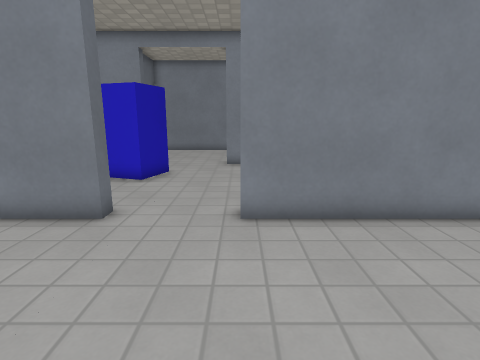
View 1 (above)

21 first-person views from a walk through a Godot game level. The camera is 1.2 m above the floor, tilts 12° down and sees 80° across. The floor is counted in squares, 0.5 m on a side. Each view is taken from the middle of a square. On the plan, view 1 faces up. The plan holds only what a view shows up to about 18 squares ahead; the rest is blank. The place goes on beyond the plan. Surface patterns are stand-ins for the level's own textures.

View 2
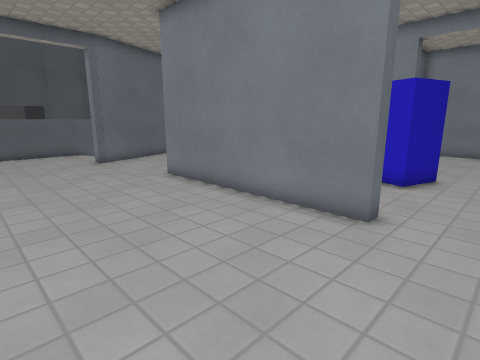

View 3
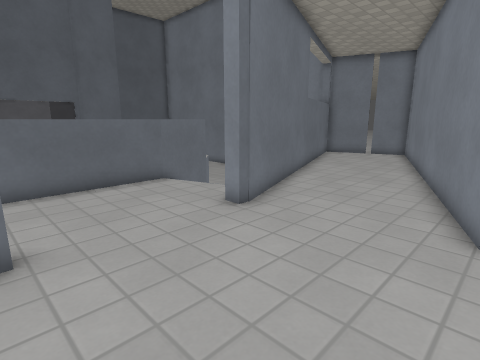

View 4
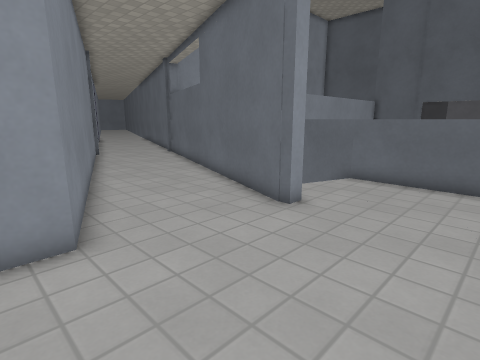

View 5
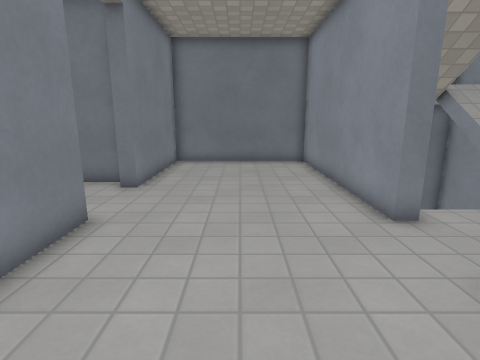

View 6
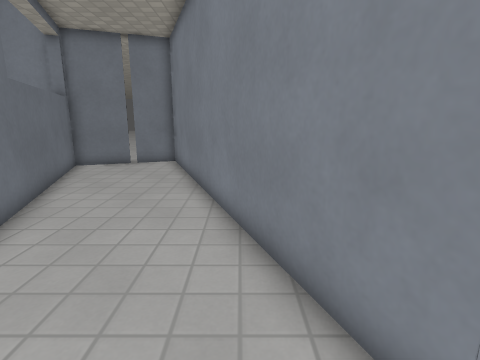

View 7
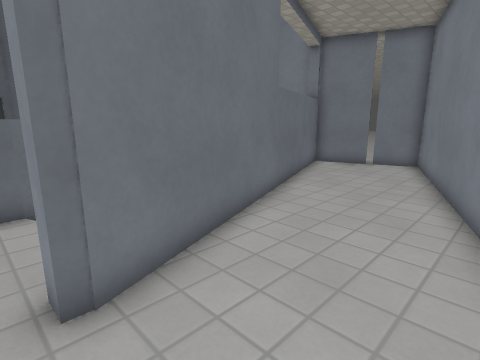

View 8
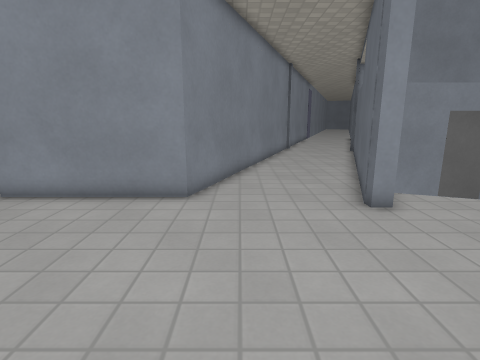

View 9
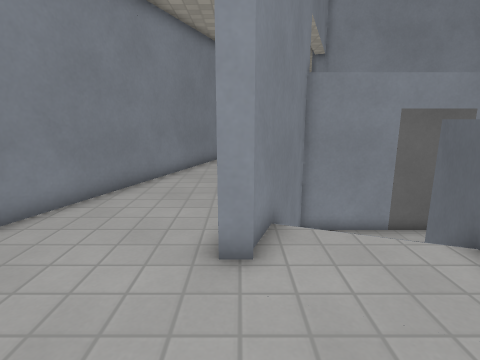

View 10
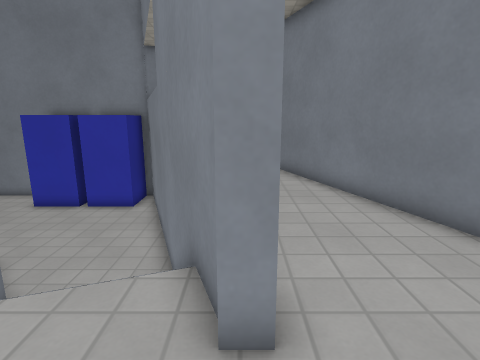

View 11
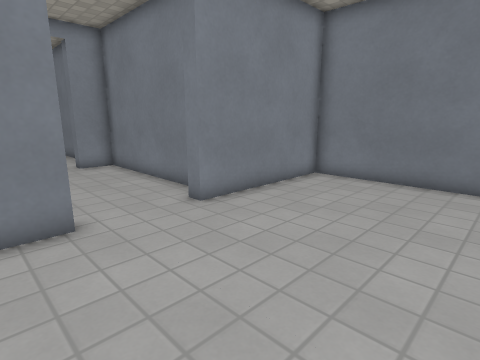

View 12
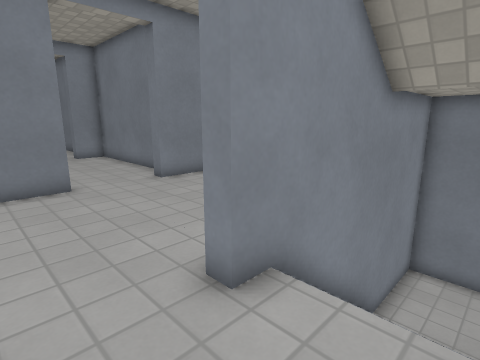

View 13
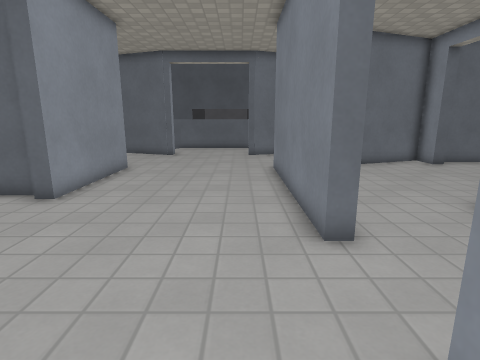

View 14
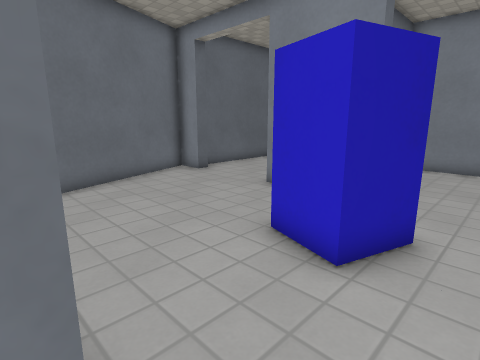

View 15
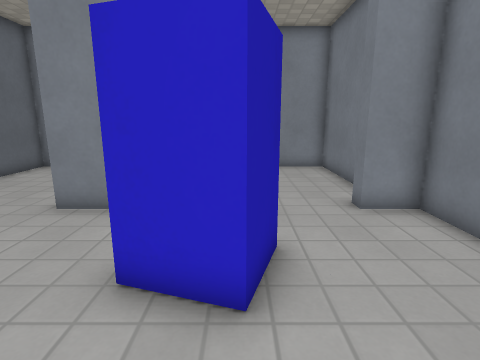

View 16
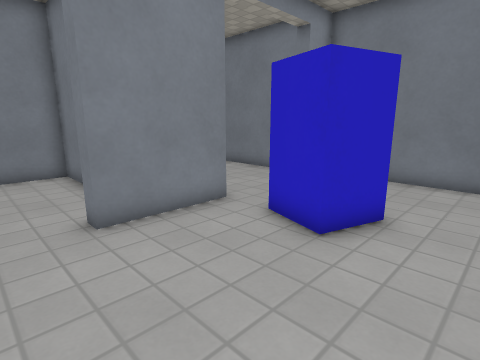

View 17
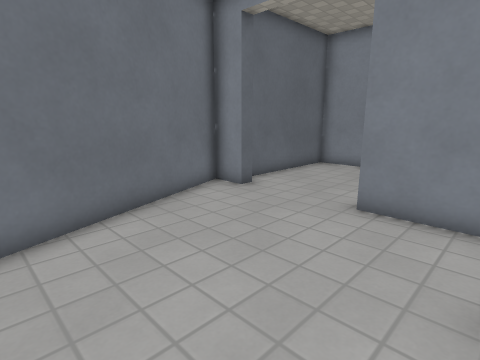

View 18
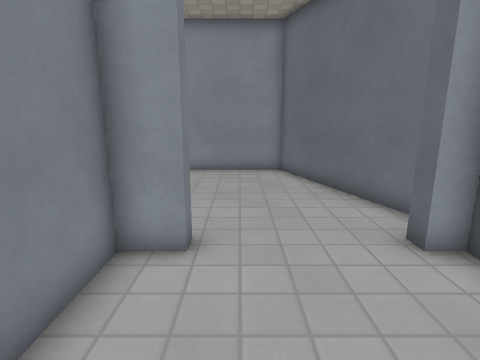

View 19
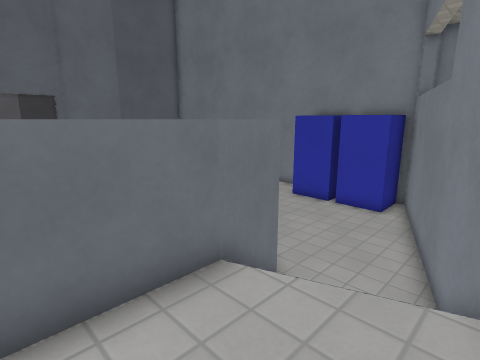

View 20
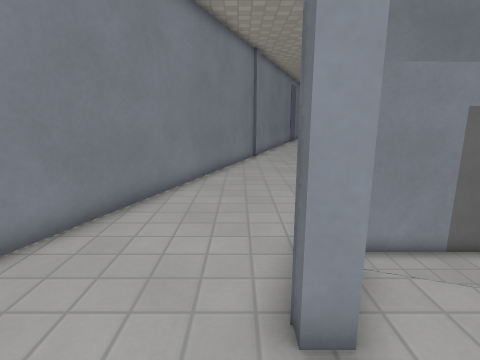

View 21
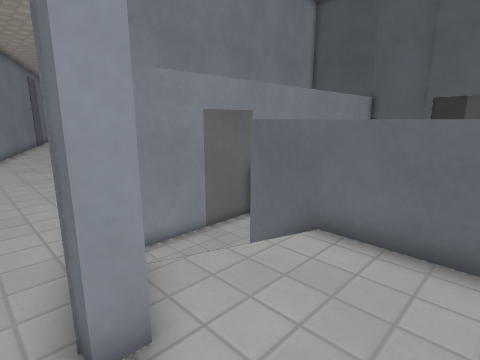

### Floor plan
Key: @ floor where view 1 was taken; # wall or solid block; x gap in a wall; . main floor; - floor 1 m lower than the main floor; _ floor 1.75 m lower than the main floor; / step, stairs or slope; = window, fence, low wall or low ledge; ^ raised ledge.
Columns run from 27 left of view 1 to 7 right of it. Each row starts with its distance up from view 1.
 21       #####  #.....#  .....#
 20   #####...#  #.....#  .....#
 19   ####....#  #.....#   ....#
 18 ######....## #.....#   ....#
 17     -#.....###.....#   ....#
 16 -----##....###....#####....##
 15 -----##.....##....#    .... #
 14 ------##....##........x.....#
 13 ------##....##........##....#
 12  ------#.....#........##....#
 11  =-----##....##.......##....#
 10    ----##....##.............#
  9    #   /#.....##............#
  8     #   ##....##............#
  7     # //##....##########....#######
  6     ^/...#........................#
  5     ^.............................#
  4     ^.............................#
  3     ^.............................#
  2     ^.............................#
  1     ^.............................#
  0     ^/...#.................@......#
 -1     ^ //##....#######...###########
 -2    ##   ##....#     #....     ____#
 -3    #   /#.....#     #  ..     ____#
 -4   ---- ##....##      .        ____
 -5  ------##....#
 -6 ########.....#
 -7       ##....##
 -8       ##....#                     #
 -9       #.....#                  ####
-10       #....##

Positions as (right, up) in squares from view 1, and headings:
1: (0, 0), facing up
2: (-1, 0), facing up-left
3: (-12, 0), facing up-left
4: (-11, 5), facing down-left
5: (-10, 3), facing right
6: (-14, 5), facing up
7: (-14, 5), facing up-left
8: (-14, 8), facing down
9: (-18, 5), facing down
10: (-18, 3), facing up
11: (-5, 0), facing up-right
12: (-6, -4), facing up-right
13: (2, 5), facing left
14: (-2, 7), facing up-left
15: (-4, 8), facing up
16: (-11, 9), facing up-right
17: (-6, 8), facing up-left
18: (-10, 21), facing down
19: (-19, 3), facing up-left
20: (-17, 3), facing down
21: (-17, 3), facing down-left
